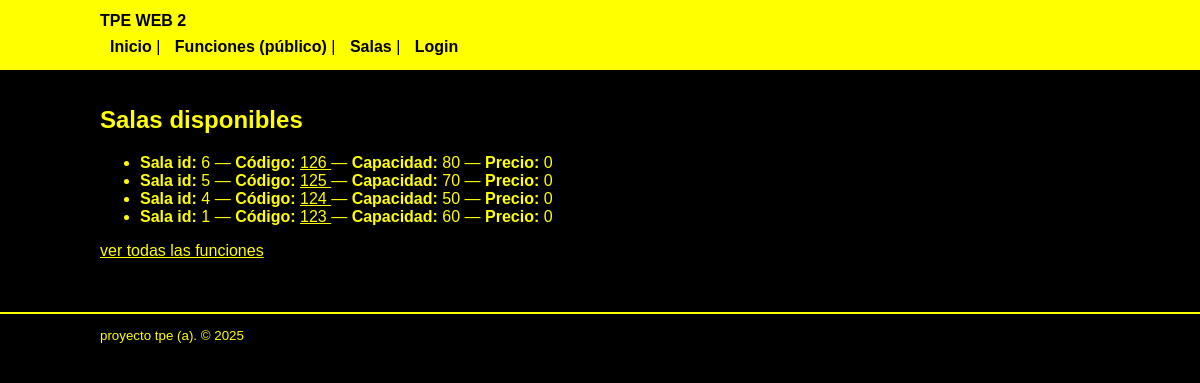
The page /tpe_web_2/tpe2/index.php on the database its author committed.
### tables this page shows
CREATE TABLE `salas` (
  `id` int(11) NOT NULL,
  `codigo_sala` int(11) NOT NULL,
  `cantidad_max_personas` int(11) NOT NULL,
  `precio` int(11) NOT NULL
);

### tpe_web_2/tpe2/app/views/sala_view.php (called while the page is built, shortened)
<?php
class SalaView {
    public function showSalas($salas, $user) {
        require_once './app/views/layout/header.phtml';
        require_once './app/views/sala_list.phtml';
        require_once './app/views/layout/footer.phtml';
    }
}

### tpe_web_2/tpe2/app/controllers/sala_controller.php (called while the page is built, shortened)
<?php
require_once __DIR__ . '/../models/sala_model.php';
require_once __DIR__ . '/../views/sala_view.php';
class SalaController {
    private $model;
    private $view;
    public function __construct() {
        $this->model = new SalaModel();
        $this->view = new SalaView();
    }
    public function showSalas($request) {
        $salas = $this->model->getAll();
        $this->view->showSalas($salas, $request->user);
    }
}

### tpe_web_2/tpe2/app/models/sala_model.php (called while the page is built, shortened)
<?php
class SalaModel {
    private $db;
    public function __construct() {
        $this->db = new PDO(
            "mysql:host=".MYSQL_HOST.";dbname=".MYSQL_DB.";charset=utf8mb4",
            MYSQL_USER,
            MYSQL_PASS,
            [
                PDO::ATTR_ERRMODE => PDO::ERRMODE_EXCEPTION,
                PDO::ATTR_DEFAULT_FETCH_MODE => PDO::FETCH_OBJ,
            ]
        );
    }
    public function getAll() {
        $stmt = $this->db->query("SELECT * FROM salas ORDER BY id DESC");
        return $stmt->fetchAll(PDO::FETCH_OBJ);
    }
}

### tpe_web_2/tpe2/app/views/sala_list.phtml (the view)
<h2>Salas disponibles</h2>
<?php if (empty($salas)): ?>
    <p>No hay salas cargadas.</p>
<?php else: ?>
    <ul>
    <?php foreach ($salas as $s): ?>
        <li>
            <strong>Sala id:</strong> <?php echo $s->id; ?> —
            <strong>Código:</strong>
            <a href="<?php echo BASE_URL; ?>funciones_por_sala/<?php echo $s->id; ?>">
                <?php echo htmlspecialchars($s->codigo_sala); ?>
            </a> —
            <strong>Capacidad:</strong> <?php echo htmlspecialchars($s->cantidad_max_personas); ?> —
            <strong>Precio:</strong> <?php echo htmlspecialchars($s->precio); ?>
        </li>
    <?php endforeach; ?>
    </ul>
    <p><a href="<?php echo BASE_URL; ?>funciones">ver todas las funciones</a></p>
<?php endif; ?>

### tpe_web_2/tpe2/index.php (shortened to what this page needs)
<?php
require_once __DIR__ . '/app/controllers/sala_controller.php';
$action = 'home';
$params = explode('/', $action);
$request = new StdClass();
$request = (new SessionMiddleware())->run($request);
switch ($params[0]) {
    case 'home':
        $controller = new SalaController();
        $controller->showSalas($request);
        break;
}

### tpe_web_2/tpe2/app/views/layout/header.phtml (shortened to what this page needs)
<!doctype html>
<html lang="es">
<head>
</head>
<body>
<header>
    <div class="container">
        <strong>TPE WEB 2</strong>
        <nav>
            <a href="<?php echo BASE_URL; ?>home">Inicio</a> |
            <a href="<?php echo BASE_URL; ?>funciones">Funciones (público)</a> |
            <a href="<?php echo BASE_URL; ?>salas">Salas</a>
            <?php if (isset($user)): ?>
                | <a href="<?php echo BASE_URL; ?>admin_funciones">Admin funciones</a>
                | <a href="<?php echo BASE_URL; ?>admin_salas">Admin salas</a>
                | <a href="<?php echo BASE_URL; ?>logout">Cerrar sesión (<?php echo htmlspecialchars($user->username); ?>)</a>
            <?php else: ?>
                | <a href="<?php echo BASE_URL; ?>login">Login</a>
            <?php endif; ?>
        </nav>
    </div>
</header>
<main class="container">

### tpe_web_2/tpe2/app/views/layout/footer.phtml
</main>
<footer style="background:#000000;color:#ffff00;padding:12px 16px;margin-top:20px;border-top:2px solid #ffff00;">
    <div class="container">
        <small>proyecto tpe (a). &copy; <?php echo date('Y'); ?></small>
    </div>
</footer>
</body>
</html>

### tpe_web_2/tpe2/app/views/layout/header.phtml (style rules this page uses)
body { font-family: Arial, Helvetica, sans-serif; margin: 0; padding: 0; background-color: #000000; color: #ffff00; }
header { background: #ffff00; color: #000000; padding: 12px 16px; border-bottom: 2px solid #ffff00; }
header a { color: #000000; margin-left: 10px; text-decoration: none; font-weight: bold; }
main { padding: 16px; background-color: #000000; }
nav { margin-top: 8px; }
.container { max-width: 1000px; margin: 0 auto; }
a { color: #ffff00; }

### rows shown on the page
salas: id "6", codigo_sala "126", cantidad_max_personas "80", precio "0"
salas: id "5", codigo_sala "125", cantidad_max_personas "70", precio "0"
salas: id "4", codigo_sala "124", cantidad_max_personas "50", precio "0"
salas: id "1", codigo_sala "123", cantidad_max_personas "60", precio "0"
